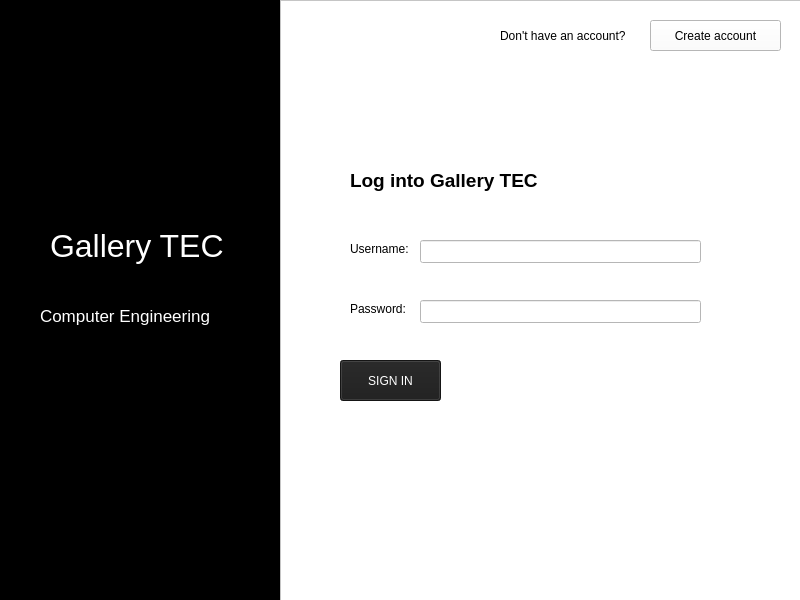
<?xml version="1.0" encoding="UTF-8"?>
<ui version="4.0">
 <class>MainWindow</class>
 <widget class="QMainWindow" name="MainWindow">
  <property name="geometry">
   <rect>
    <x>0</x>
    <y>0</y>
    <width>800</width>
    <height>600</height>
   </rect>
  </property>
  <property name="windowTitle">
   <string>Galery TEC</string>
  </property>
  <property name="styleSheet">
   <string notr="true">QLabel#label_title {
color: white
}
QLabel#label_subtitle {
color: white
}
QWidget {
background:  black;
}

QPushButton#pushButton_signIn{
color: white;
background: rgb(29, 29, 29)
}
QPushButton#pushButton_register{
color: black;
background:white
}
QLineEdit{
background: white
}

</string>
  </property>
  <widget class="QWidget" name="centralwidget">
   <widget class="QFrame" name="frame">
    <property name="geometry">
     <rect>
      <x>280</x>
      <y>0</y>
      <width>521</width>
      <height>611</height>
     </rect>
    </property>
    <property name="styleSheet">
     <string notr="true">QFrame {
background: white
}</string>
    </property>
    <property name="frameShape">
     <enum>QFrame::StyledPanel</enum>
    </property>
    <property name="frameShadow">
     <enum>QFrame::Raised</enum>
    </property>
    <widget class="QPushButton" name="pushButton_signIn">
     <property name="geometry">
      <rect>
       <x>60</x>
       <y>360</y>
       <width>101</width>
       <height>41</height>
      </rect>
     </property>
     <property name="text">
      <string>SIGN IN</string>
     </property>
    </widget>
    <widget class="QLabel" name="label_logTItle">
     <property name="geometry">
      <rect>
       <x>70</x>
       <y>170</y>
       <width>211</width>
       <height>21</height>
      </rect>
     </property>
     <property name="font">
      <font>
       <pointsize>14</pointsize>
       <weight>75</weight>
       <bold>true</bold>
      </font>
     </property>
     <property name="text">
      <string>Log into Gallery TEC</string>
     </property>
    </widget>
    <widget class="QLabel" name="label_question">
     <property name="geometry">
      <rect>
       <x>220</x>
       <y>10</y>
       <width>151</width>
       <height>51</height>
      </rect>
     </property>
     <property name="text">
      <string>Don't have an account?</string>
     </property>
    </widget>
    <widget class="QPushButton" name="pushButton_register">
     <property name="geometry">
      <rect>
       <x>370</x>
       <y>20</y>
       <width>131</width>
       <height>31</height>
      </rect>
     </property>
     <property name="text">
      <string>Create account</string>
     </property>
    </widget>
    <widget class="QLabel" name="label_password">
     <property name="geometry">
      <rect>
       <x>70</x>
       <y>270</y>
       <width>61</width>
       <height>78</height>
      </rect>
     </property>
     <property name="text">
      <string>Password: </string>
     </property>
    </widget>
    <widget class="QLabel" name="label_username">
     <property name="geometry">
      <rect>
       <x>70</x>
       <y>210</y>
       <width>71</width>
       <height>78</height>
      </rect>
     </property>
     <property name="text">
      <string>Username:</string>
     </property>
    </widget>
    <widget class="QLineEdit" name="lineEdit_username">
     <property name="geometry">
      <rect>
       <x>140</x>
       <y>240</y>
       <width>281</width>
       <height>23</height>
      </rect>
     </property>
    </widget>
    <widget class="QLineEdit" name="lineEdit_password">
     <property name="enabled">
      <bool>true</bool>
     </property>
     <property name="geometry">
      <rect>
       <x>140</x>
       <y>300</y>
       <width>281</width>
       <height>23</height>
      </rect>
     </property>
     <property name="font">
      <font>
       <underline>false</underline>
       <strikeout>false</strikeout>
      </font>
     </property>
     <property name="inputMask">
      <string/>
     </property>
     <property name="text">
      <string/>
     </property>
     <property name="echoMode">
      <enum>QLineEdit::Password</enum>
     </property>
    </widget>
   </widget>
   <widget class="QLabel" name="label_title">
    <property name="geometry">
     <rect>
      <x>50</x>
      <y>220</y>
      <width>181</width>
      <height>51</height>
     </rect>
    </property>
    <property name="font">
     <font>
      <pointsize>24</pointsize>
     </font>
    </property>
    <property name="text">
     <string>Gallery TEC</string>
    </property>
   </widget>
   <widget class="QLabel" name="label_subtitle">
    <property name="geometry">
     <rect>
      <x>40</x>
      <y>270</y>
      <width>191</width>
      <height>91</height>
     </rect>
    </property>
    <property name="font">
     <font>
      <pointsize>13</pointsize>
     </font>
    </property>
    <property name="text">
     <string>Computer Engineering</string>
    </property>
   </widget>
  </widget>
 </widget>
 <resources/>
 <connections/>
</ui>
